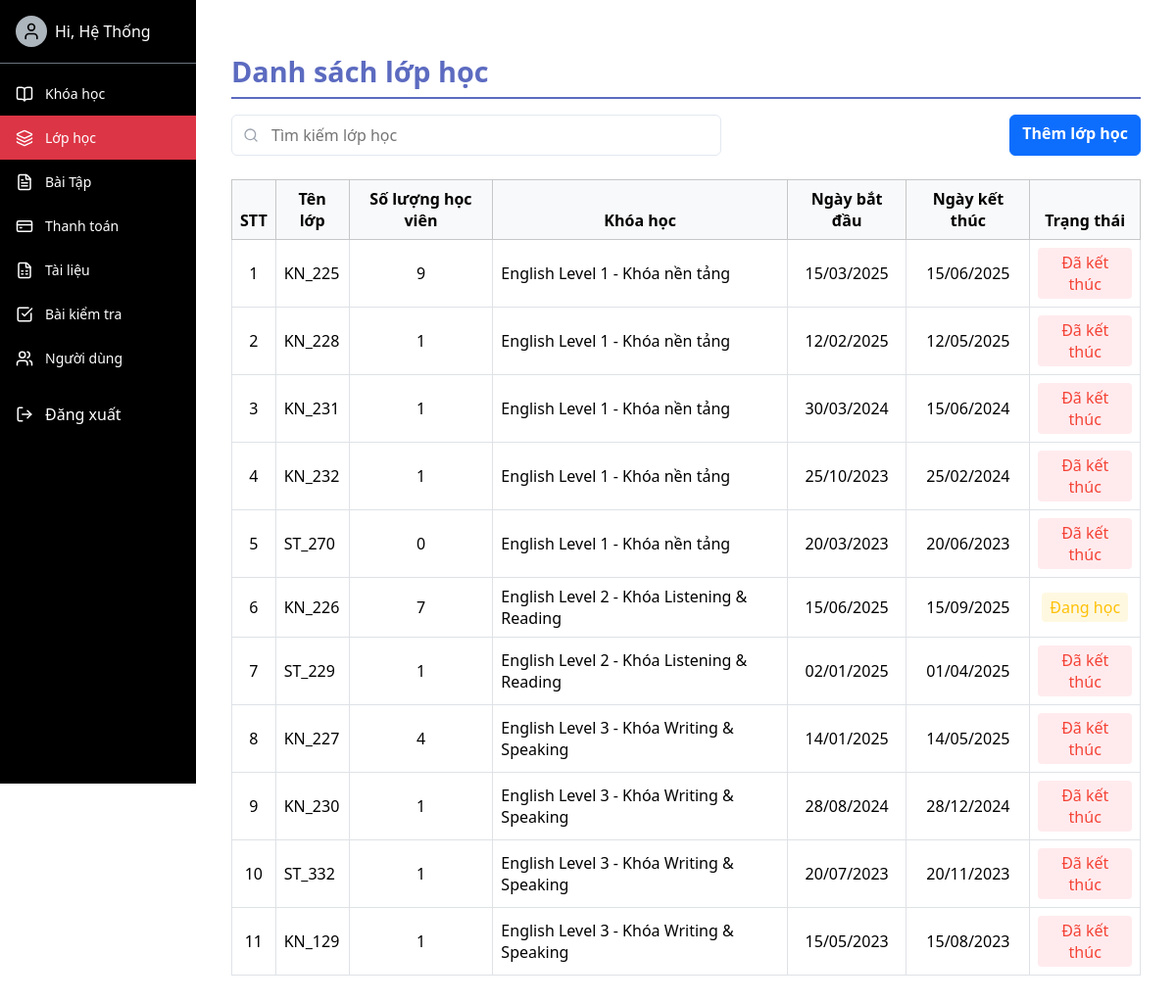
The page /class_admin/ (signed in) on the database its author committed.
### english/models.py (models this page shows, shortened)
class CLASS(models.Model):
    STATUS_CHOICES = [
        ('ongoing', 'Đang học'),
        ('starting', 'Đang bắt đầu'),
        ('finished', 'Đã kết thúc'),
    ]
    class_id = models.AutoField(primary_key=True)
    class_name = models.CharField(max_length=50)
    course = models.ForeignKey(COURSE, on_delete=models.CASCADE)
    begin_time = models.DateField()
    end_time = models.DateField()
    status = models.CharField(max_length=20, choices=STATUS_CHOICES)
    timetable = models.CharField(max_length=1000,null=True,blank=True)
    class Meta:
        db_table = 'CLASS'

class COURSE(models.Model):
    course_id = models.AutoField(primary_key=True)
    course_name = models.CharField(max_length=100)
    description = models.TextField(null=True, blank=True)
    price = models.IntegerField(null=True, blank=True)
    des_teacher = models.CharField(max_length=100, null=True, blank=True)
    teacher_name = models.CharField(max_length=100, null=True, blank=True)
    image = models.ImageField(upload_to="media/course",null=True, blank=True)
    class Meta:
        db_table = 'COURSE'

### ManageClass/views.py (the view)
# urls.py: path('', views.class_list, name='class_list'),
@login_required
@user_passes_test(is_staff)
def class_list(request):
    query = request.GET.get("q")
    classes = CLASS.objects.all()
    if query:
        classes = classes.filter(class_name__icontains=query)
    classes = classes.annotate(student_count=Count('user_class'))
    return render(request, 'class_list.html', {
        'classes': classes,
        'now': now().date(),
    })

### english/views.py (called while the page is built)
def is_staff(user):
    return user.groups.filter(name__in=['Admin', 'Teacher']).exists()

### ManageClass/templates/class_list.html (shortened to what this page needs)
<link rel="stylesheet" href="https://cdnjs.cloudflare.com/ajax/libs/font-awesome/6.4.0/css/all.min.css">
<link href="https://cdn.jsdelivr.net/npm/bootstrap@5.3.0/dist/css/bootstrap.min.css" rel="stylesheet">
{% extends 'base-admin.html' %}
{% block content %}
<div class="container mt-4">
    <h2 class="custom-title">Danh sách lớp học</h2>
    <div class="d-flex justify-content-between mb-4 mt-2">
        <div style="position: relative; max-width: 500px; width: 100%;">
            <input
                type="text"
                id="searchInput"
                placeholder="Tìm kiếm lớp học"
                style="width: 100%; padding: 0.5rem 1rem 0.5rem 2.5rem; border: 1px solid #e2e8f0; border-radius: 0.375rem;"
            >
        </div>
        <a href="{% url 'add_class' %}" class="btn btn-primary" style="font-weight: bold;">Thêm lớp học
        </a>
    </div>
    <div class="table-responsive">
        <table class="table table-bordered table-hover align-middle">
            <thead class="table-light text-center">
                <tr>
                    <th>STT</th>
                    <th>Tên lớp</th>
                    <th>Số lượng học viên</th>
                    <th>Khóa học</th>
                    <th>Ngày bắt đầu</th>
                    <th>Ngày kết thúc</th>
                    <th>Trạng thái</th>
                </tr>
            </thead>
            <tbody class="text-center">
                {% for cls in classes %}
                <tr onclick="window.location.href='{% url 'class_detail' cls.pk %}'" style="cursor:pointer;">
                    <td>{{ forloop.counter }}</td>
                    <td class="text-start">{{ cls.class_name }}</td>
                    <td>{{ cls.student_count }}</td>
                    <td class="text-start">{{ cls.course.course_name }}</td>
                    <td>
                        {% if cls.begin_time %}
                            {{ cls.begin_time|date:'d/m/Y' }}
                        {% else %}
                            <span class="text-muted">Chưa có</span>
                        {% endif %}
                    </td>
                    <td>
                        {% if cls.end_time %}
                            {{ cls.end_time|date:'d/m/Y' }}
                        {% else %}
                            <span class="text-muted">Chưa có</span>
                        {% endif %}
                    </td>
                    <td>
                        {% with current_date=now %}
                            {% if cls.begin_time and cls.begin_time > current_date %}
                                <span class="status status-not-started">Chưa bắt đầu</span>
                            {% elif cls.end_time and cls.end_time < current_date %}
                                <span class="status status-completed">Đã kết thúc</span>
                            {% else %}
                                <span class="status status-ongoing">Đang học</span>
                            {% endif %}
                        {% endwith %}
                    </td>
                </tr>
                {% empty %}
                <tr>
                    <td colspan="7" class="text-center py-4">Không tìm thấy lớp học nào.</td>
                </tr>
                {% endfor %}
            </tbody>
        </table>
    </div>
</div>
{% endblock %}

### english/templates/base-admin.html (shortened to what this page needs)
<!DOCTYPE html>
{% load static %}
<html lang="vi">
<head>
  <link href="https://cdn.jsdelivr.net/npm/bootstrap@5.3.2/dist/css/bootstrap.min.css" rel="stylesheet">
  <link href="{% static 'css/base-admin.css' %}" rel="stylesheet">
</head>
<body>
  <div class="d-flex" style="min-height: 100vh;">
    <div class="sidebar">
      <div class="d-flex align-items-center gap-2 p-3 border-bottom border-secondary">
        <div class="avatar">
          {% if request.user.is_authenticated %}
            <i data-lucide="user" style="width: 20px; height: 20px; color: black;"></i>
          {% endif %}
        </div>
       <a style="cursor: pointer; text-decoration: none; color: white;" href="{% url 'course' %}"> <span>Hi, {{ request.user.first_name }}</span> </a>
      </div>
      <nav class="mt-2">
        {% if user.is_superuser %}
        <div class="sidebar-item {% if request.resolver_match.url_name in 'admin_ql_khoahoc admin_xemkhoahoc add_lesson_detail admin_themkhoahoc view_lesson_detail' %}active{% endif %}">
          <i data-lucide="book-open" style="width: 18px; height: 18px;"></i>
          <a href="{% url 'admin_ql_khoahoc' %}">Khóa học</a>
        </div>
        {% endif %}
        <div class="sidebar-item {% if request.resolver_match.url_name in 'class_list add_class update_rollcall class_detail class_exercise class_rollcall exercise_detail' %}active{% endif %}">
          <i data-lucide="layers" style="width: 18px; height: 18px;"></i>
          <a href="{% url 'class_list' %}">Lớp học</a>
        </div>
        <div class="sidebar-item {% if request.resolver_match.url_name in 'admin_ql_baitap them_baitap xem_baitap sua_baitap sua_baitap_xem' %}active{% endif %}">
          <i data-lucide="file-text" style="width: 18px; height: 18px;"></i>
          <a href="{% url 'admin_ql_baitap' %}">Bài Tập</a>
        </div>
        {% if user.is_superuser %}
        <div class="sidebar-item {% if request.resolver_match.url_name in 'payment_detail payment_list add_payment' %}active{% endif %}">
          <i data-lucide="credit-card" style="width: 18px; height: 18px;"></i>
          <a href="{% url 'payment_list' %}">Thanh toán</a>
        </div>
        {% endif %}
        <div class="sidebar-item {% if request.resolver_match.url_name in 'document_list add_document document_detail_edit' %}active{% endif %}">
          <i data-lucide="file-spreadsheet" style="width: 18px; height: 18px;"></i>
          <a href="{% url 'document_list' %}">Tài liệu</a>
        </div>
        <div class="sidebar-item {% if request.resolver_match.url_name in 'admin_test_list admin_test_add results admin_test_details result_delete test_delete test_edit' %}active{% endif %}">
          <i data-lucide="check-square" style="width: 18px; height: 18px;"></i>
          <a href="{% url 'admin_test_list' %}">Bài kiểm tra</a>
        </div>
        {% if user.is_superuser %}
        <div class="sidebar-item {% if request.resolver_match.url_name in 'user_list user_edit user_detail user_create user_delete' %}active{% endif %}">
          <i data-lucide="users" style="width: 18px; height: 18px;"></i>
          <a href="{% url 'user_list' %}">Người dùng</a>
        </div>
        {% endif %}
      </nav>
      <form action="{% url 'logout' %}" method="post" style="display: inline;">
        <div class="mt-auto" style="margin-top: auto; border-top: 1px solid rgba(0,0,0,.125); padding-top: 10px;">
          <div class="sidebar-item">
            <button type="submit" class="sidebar-item" style="background: none; border: none; color: inherit; padding: 0; font: inherit; cursor: pointer;">
              <i data-lucide="log-out" style="width: 18px; height: 18px;"></i>
              Đăng xuất
            </button>
          </div>
        </div>
      </form>
    </div>
    <div class="main-content flex-grow-1">
      {% block content %}{% endblock %}
    </div>
  </div>
</body>
</html>

### english/static/css/base-admin.css (style rules this page uses)
body { width: 100%; min-height: 100vh; overflow-x: hidden; margin:0; width: 100%; }
.sidebar { width: 200px; background-color: #000; color: white; height: 100vh; position: fixed; margin:0; z-index:1000; }
.sidebar-item { display: flex; align-items: center; gap: 12px; padding: 12px 16px; cursor: pointer; color: white; text-decoration: none; }
.sidebar-item.active { background-color: #dc3545; }
.sidebar-item span, .sidebar-item a { font-size: 14px; color: white; text-decoration: none; }
.main-content { margin-left: 200px; padding: 24px; }
.avatar { width: 32px; height: 32px; border-radius: 50%; background-color: #adb5bd; display: flex; align-items: center; justify-content: center; }

### ManageClass/templates/class_list.html (style rules this page uses)
.custom-title { font-size: 1.8rem; font-weight: 700; color: #5c6bc0; border-bottom: 2px solid; margin: 1.5rem 0 1rem; padding: 8px 0; }
.status { display: inline-block; padding: 4px 8px; border-radius: 4px; font-weight: 500; }
.status-completed { background-color: #ffebee; color: #f44336; }
.status-ongoing { background-color: #fff8e1; color: #ffc107; }

### rows shown on the page
CLASS: class_name "KN_225", student_count "9", course.course_name "English Level 1 - Khóa nền tảng", begin_time "15/03/2025", end_time "15/06/2025", shows "Đã kết thúc"
CLASS: class_name "KN_228", student_count "1", course.course_name "English Level 1 - Khóa nền tảng", begin_time "12/02/2025", end_time "12/05/2025", shows "Đã kết thúc"
CLASS: class_name "KN_231", student_count "1", course.course_name "English Level 1 - Khóa nền tảng", begin_time "30/03/2024", end_time "15/06/2024", shows "Đã kết thúc"
CLASS: class_name "KN_232", student_count "1", course.course_name "English Level 1 - Khóa nền tảng", begin_time "25/10/2023", end_time "25/02/2024", shows "Đã kết thúc"
CLASS: class_name "ST_270", student_count "0", course.course_name "English Level 1 - Khóa nền tảng", begin_time "20/03/2023", end_time "20/06/2023", shows "Đã kết thúc"
CLASS: class_name "KN_226", student_count "7", course.course_name "English Level 2 - Khóa Listening & Reading", begin_time "15/06/2025", end_time "15/09/2025", shows "Đang học"
CLASS: class_name "ST_229", student_count "1", course.course_name "English Level 2 - Khóa Listening & Reading", begin_time "02/01/2025", end_time "01/04/2025", shows "Đã kết thúc"
CLASS: class_name "KN_227", student_count "4", course.course_name "English Level 3 - Khóa Writing & Speaking", begin_time "14/01/2025", end_time "14/05/2025", shows "Đã kết thúc"
CLASS: class_name "KN_230", student_count "1", course.course_name "English Level 3 - Khóa Writing & Speaking", begin_time "28/08/2024", end_time "28/12/2024", shows "Đã kết thúc"
CLASS: class_name "ST_332", student_count "1", course.course_name "English Level 3 - Khóa Writing & Speaking", begin_time "20/07/2023", end_time "20/11/2023", shows "Đã kết thúc"
CLASS: class_name "KN_129", student_count "1", course.course_name "English Level 3 - Khóa Writing & Speaking", begin_time "15/05/2023", end_time "15/08/2023", shows "Đã kết thúc"

### other values the page prints
{{ request.user.first_name }} "Hệ Thống"
